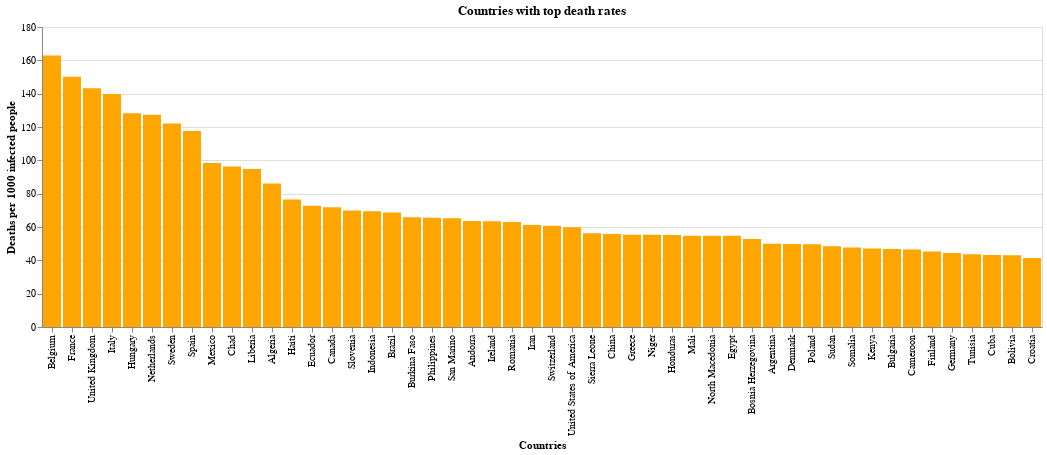

The cell this chart's notebook holds for it:
### Markdown cell above
This graph shows the 50 countries that are facing highest rate of deaths per 1000 infections, across the world. As it is not so intuitive that the developed countries such as Belgium, France, Netherlands are among the top countries having highest death rate.

### Code cell
#hide_input
# make the bar-chart for countries on "deaths per 1000 infections"
alt.Chart(df_top_death).mark_bar(color='Orange').encode(
    x= alt.Y('country:N', sort='-y', title="Countries"),
    y=alt.Y('Deaths_per_1000', title="Deaths per 1000 infected people")
).properties(
    title='Countries with top death rates')

### Figure 1 — Vega-Lite specification as saved in the notebook (floating-point values rounded to 4 significant figures)
{"config": {"view": {"continuousWidth": 400, "continuousHeight": 300}}, "data": {"name": "data-f864d6cc613a4347fbe56b2881b47a89"}, "mark": {"type": "bar", "color": "Orange"}, "encoding": {"x": {"type": "nominal", "field": "country", "sort": "-y", "title": "Countries"}, "y": {"type": "quantitative", "field": "Deaths_per_1000", "title": "Deaths per 1000 infected people"}}, "title": "Countries with top death rates", "$schema": "https://vega.github.io/schema/vega-lite/v4.8.1.json", "datasets": {"data-f864d6cc613a4347fbe56b2881b47a89": [{"country": "Belgium", "infections": 53449, "deaths": 8707, "recovered": 13697, "Deaths_per_1000": 162.9, "Recovered_per_1000": 256.3}, {"country": "France", "infections": 177547, "deaths": 26646, "recovered": 56835, "Deaths_per_1000": 150.1, "Recovered_per_1000": 320.1}, {"country": "United Kingdom", "infections": 224332, "deaths": 32141, "recovered": 1015, "Deaths_per_1000": 143.3, "Recovered_per_1000": 4.52}, {"country": "Italy", "infections": 219814, "deaths": 30739, "recovered": 106587, "Deaths_per_1000": 139.8, "Recovered_per_1000": 484.9}, {"country": "Hungary", "infections": 3284, "deaths": 421, "recovered": 958, "Deaths_per_1000": 128.2, "Recovered_per_1000": 291.7}, {"country": "Netherlands", "infections": 42987, "deaths": 5475, "recovered": 149, "Deaths_per_1000": 127.4, "Recovered_per_1000": 3.47}, {"country": "Sweden", "infections": 26670, "deaths": 3256, "recovered": 4971, "Deaths_per_1000": 122.1, "Recovered_per_1000": 186.4}, {"country": "Spain", "infections": 227436, "deaths": 26744, "recovered": 137139, "Deaths_per_1000": 117.6, "Recovered_per_1000": 603.0}, {"country": "Mexico", "infections": 36327, "deaths": 3573, "recovered": 23100, "Deaths_per_1000": 98.36, "Recovered_per_1000": 635.9}, {"country": "Chad", "infections": 322, "deaths": 31, "recovered": 53, "Deaths_per_1000": 96.27, "Recovered_per_1000": 164.6}, {"country": "Liberia", "infections": 211, "deaths": 20, "recovered": 85, "Deaths_per_1000": 94.79, "Recovered_per_1000": 402.8}, {"country": "Algeria", "infections": 5891, "deaths": 507, "recovered": 2841, "Deaths_per_1000": 86.06, "Recovered_per_1000": 482.3}, {"country": "Haiti", "infections": 209, "deaths": 16, "recovered": 17, "Deaths_per_1000": 76.56, "Recovered_per_1000": 81.34}, {"country": "Ecuador", "infections": 29509, "deaths": 2145, "recovered": 3433, "Deaths_per_1000": 72.69, "Recovered_per_1000": 116.3}, {"country": "Canada", "infections": 71264, "deaths": 5115, "recovered": 33007, "Deaths_per_1000": 71.78, "Recovered_per_1000": 463.2}, {"country": "Slovenia", "infections": 1460, "deaths": 102, "recovered": 256, "Deaths_per_1000": 69.86, "Recovered_per_1000": 175.3}, {"country": "Indonesia", "infections": 14265, "deaths": 991, "recovered": 2881, "Deaths_per_1000": 69.47, "Recovered_per_1000": 202.0}, {"country": "Brazil", "infections": 169594, "deaths": 11653, "recovered": 67384, "Deaths_per_1000": 68.71, "Recovered_per_1000": 397.3}, {"country": "Burkina Faso", "infections": 760, "deaths": 50, "recovered": 584, "Deaths_per_1000": 65.79, "Recovered_per_1000": 768.4}, {"country": "Philippines", "infections": 11086, "deaths": 726, "recovered": 1999, "Deaths_per_1000": 65.49, "Recovered_per_1000": 180.3}, {"country": "San Marino", "infections": 628, "deaths": 41, "recovered": 130, "Deaths_per_1000": 65.29, "Recovered_per_1000": 207.0}, {"country": "Andorra", "infections": 755, "deaths": 48, "recovered": 550, "Deaths_per_1000": 63.58, "Recovered_per_1000": 728.5}, {"country": "Ireland", "infections": 23135, "deaths": 1467, "recovered": 17110, "Deaths_per_1000": 63.41, "Recovered_per_1000": 739.6}, {"country": "Romania", "infections": 15588, "deaths": 982, "recovered": 7245, "Deaths_per_1000": 63.0, "Recovered_per_1000": 464.8}, {"country": "Iran", "infections": 109286, "deaths": 6685, "recovered": 87422, "Deaths_per_1000": 61.17, "Recovered_per_1000": 799.9}, {"country": "Switzerland", "infections": 30344, "deaths": 1845, "recovered": 26800, "Deaths_per_1000": 60.8, "Recovered_per_1000": 883.2}, {"country": "United States of America", "infections": 1347881, "deaths": 80682, "recovered": 232733, "Deaths_per_1000": 59.86, "Recovered_per_1000": 172.7}, {"country": "Sierra Leone", "infections": 338, "deaths": 19, "recovered": 72, "Deaths_per_1000": 56.21, "Recovered_per_1000": 213.0}, {"country": "China", "infections": 82964, "deaths": 4633, "recovered": 78213, "Deaths_per_1000": 55.84, "Recovered_per_1000": 942.7}, {"country": "Greece", "infections": 2726, "deaths": 151, "recovered": 1374, "Deaths_per_1000": 55.39, "Recovered_per_1000": 504.0}, {"country": "Niger", "infections": 832, "deaths": 46, "recovered": 637, "Deaths_per_1000": 55.29, "Recovered_per_1000": 765.6}, {"country": "Honduras", "infections": 2100, "deaths": 116, "recovered": 206, "Deaths_per_1000": 55.24, "Recovered_per_1000": 98.1}, {"country": "Mali", "infections": 712, "deaths": 39, "recovered": 377, "Deaths_per_1000": 54.78, "Recovered_per_1000": 529.5}, {"country": "North Macedonia", "infections": 1664, "deaths": 91, "recovered": 1200, "Deaths_per_1000": 54.69, "Recovered_per_1000": 721.1}, {"country": "Egypt", "infections": 9746, "deaths": 533, "recovered": 2172, "Deaths_per_1000": 54.69, "Recovered_per_1000": 222.9}, {"country": "Bosnia Herzegovina", "infections": 2141, "deaths": 113, "recovered": 1114, "Deaths_per_1000": 52.78, "Recovered_per_1000": 520.3}, {"country": "Argentina", "infections": 6278, "deaths": 314, "recovered": 1837, "Deaths_per_1000": 50.02, "Recovered_per_1000": 292.6}, {"country": "Denmark", "infections": 10711, "deaths": 533, "recovered": 8526, "Deaths_per_1000": 49.76, "Recovered_per_1000": 796.0}, {"country": "Poland", "infections": 16326, "deaths": 811, "recovered": 5816, "Deaths_per_1000": 49.68, "Recovered_per_1000": 356.2}, {"country": "Sudan", "infections": 1526, "deaths": 74, "recovered": 162, "Deaths_per_1000": 48.49, "Recovered_per_1000": 106.2}, {"country": "Somalia", "infections": 1089, "deaths": 52, "recovered": 121, "Deaths_per_1000": 47.75, "Recovered_per_1000": 111.1}, {"country": "Kenya", "infections": 700, "deaths": 33, "recovered": 251, "Deaths_per_1000": 47.14, "Recovered_per_1000": 358.6}, {"country": "Bulgaria", "infections": 1990, "deaths": 93, "recovered": 461, "Deaths_per_1000": 46.73, "Recovered_per_1000": 231.7}, {"country": "Cameroon", "infections": 2689, "deaths": 125, "recovered": 1524, "Deaths_per_1000": 46.49, "Recovered_per_1000": 566.8}, {"country": "Finland", "infections": 5984, "deaths": 271, "recovered": 4000, "Deaths_per_1000": 45.29, "Recovered_per_1000": 668.5}, {"country": "Germany", "infections": 172576, "deaths": 7661, "recovered": 145617, "Deaths_per_1000": 44.39, "Recovered_per_1000": 843.8}, {"country": "Tunisia", "infections": 1032, "deaths": 45, "recovered": 727, "Deaths_per_1000": 43.6, "Recovered_per_1000": 704.5}, {"country": "Cuba", "infections": 1783, "deaths": 77, "recovered": 1229, "Deaths_per_1000": 43.19, "Recovered_per_1000": 689.3}, {"country": "Bolivia", "infections": 2831, "deaths": 122, "recovered": 299, "Deaths_per_1000": 43.09, "Recovered_per_1000": 105.6}, {"country": "Croatia", "infections": 2196, "deaths": 91, "recovered": 1784, "Deaths_per_1000": 41.44, "Recovered_per_1000": 812.4}]}}
